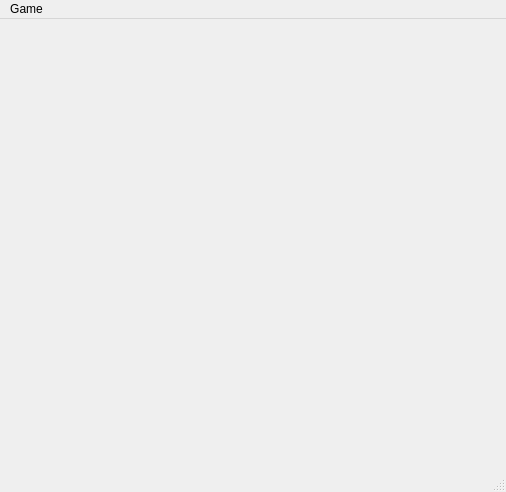
<?xml version="1.0" encoding="UTF-8"?>
<ui version="4.0">
 <class>MainWindow</class>
 <widget class="QMainWindow" name="MainWindow">
  <property name="geometry">
   <rect>
    <x>0</x>
    <y>0</y>
    <width>506</width>
    <height>492</height>
   </rect>
  </property>
  <property name="windowTitle">
   <string>Sudoku Game</string>
  </property>
  <widget class="QWidget" name="centralwidget">
   <widget class="QWidget" name="gridLayoutWidget">
    <property name="geometry">
     <rect>
      <x>9</x>
      <y>9</y>
      <width>481</width>
      <height>441</height>
     </rect>
    </property>
    <layout class="QGridLayout" name="grid_layout"/>
   </widget>
  </widget>
  <widget class="QMenuBar" name="menubar">
   <property name="geometry">
    <rect>
     <x>0</x>
     <y>0</y>
     <width>506</width>
     <height>22</height>
    </rect>
   </property>
   <widget class="QMenu" name="menuGame">
    <property name="title">
     <string>Game</string>
    </property>
    <widget class="QMenu" name="menunew">
     <property name="title">
      <string>New...</string>
     </property>
     <addaction name="menu_new_puzzle"/>
     <addaction name="menu_solve_puzzle"/>
    </widget>
    <addaction name="menunew"/>
    <addaction name="menu_open_file"/>
    <addaction name="menu_About"/>
    <addaction name="menu_Help"/>
    <addaction name="menu_Exit"/>
   </widget>
   <addaction name="menuGame"/>
  </widget>
  <widget class="QStatusBar" name="statusbar"/>
  <action name="menu_open_file">
   <property name="text">
    <string>Open file</string>
   </property>
  </action>
  <action name="menu_About">
   <property name="text">
    <string>About</string>
   </property>
  </action>
  <action name="menu_Help">
   <property name="text">
    <string>Help</string>
   </property>
  </action>
  <action name="menu_Exit">
   <property name="text">
    <string>Exit</string>
   </property>
  </action>
  <action name="menu_new_puzzle">
   <property name="text">
    <string>New Puzzle</string>
   </property>
  </action>
  <action name="menu_solve_puzzle">
   <property name="text">
    <string>Solve Puzzle</string>
   </property>
  </action>
 </widget>
 <resources/>
 <connections/>
</ui>
